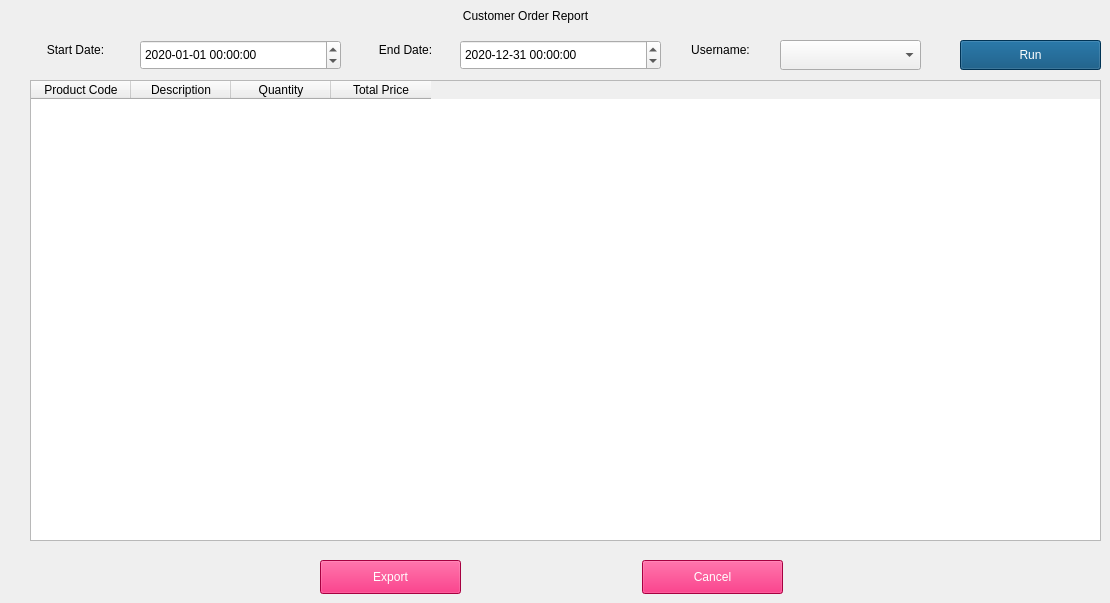
        <widget class="QWidget" name="CustomerOrderReportTab">
         <property name="styleSheet">
          <string notr="true">font: 8pt &quot;Verdana&quot;;</string>
         </property>
         <widget class="QPushButton" name="CusOrdRepExportButton">
          <property name="geometry">
           <rect>
            <x>320</x>
            <y>560</y>
            <width>141</width>
            <height>34</height>
           </rect>
          </property>
          <property name="styleSheet">
           <string notr="true">background-color: rgb(232, 0, 90);
font: 12pt &quot;Verdana&quot;;
color: rgb(255, 255, 255);</string>
          </property>
          <property name="text">
           <string>Export</string>
          </property>
         </widget>
         <widget class="QPushButton" name="CusOrdRepCancelButton">
          <property name="geometry">
           <rect>
            <x>642</x>
            <y>560</y>
            <width>141</width>
            <height>34</height>
           </rect>
          </property>
          <property name="styleSheet">
           <string notr="true">background-color: rgb(232, 0, 90);
font: 12pt &quot;Verdana&quot;;
color: rgb(255, 255, 255);</string>
          </property>
          <property name="text">
           <string>Cancel</string>
          </property>
         </widget>
         <widget class="QTableWidget" name="CusOrdRepTable">
          <property name="geometry">
           <rect>
            <x>30</x>
            <y>80</y>
            <width>1071</width>
            <height>461</height>
           </rect>
          </property>
          <property name="editTriggers">
           <set>QAbstractItemView::NoEditTriggers</set>
          </property>
          <property name="sortingEnabled">
           <bool>true</bool>
          </property>
          <column>
           <property name="text">
            <string>Product Code</string>
           </property>
          </column>
          <column>
           <property name="text">
            <string>Description</string>
           </property>
          </column>
          <column>
           <property name="text">
            <string>Quantity</string>
           </property>
          </column>
          <column>
           <property name="text">
            <string>Total Price</string>
           </property>
          </column>
         </widget>
         <widget class="QLabel" name="CusOrdRepTitle">
          <property name="geometry">
           <rect>
            <x>210</x>
            <y>0</y>
            <width>631</width>
            <height>31</height>
           </rect>
          </property>
          <property name="styleSheet">
           <string notr="true">color: rgb(0, 0, 0);
font: 75 16pt &quot;Verdana&quot;;</string>
          </property>
          <property name="text">
           <string>Customer Order Report</string>
          </property>
          <property name="alignment">
           <set>Qt::AlignCenter</set>
          </property>
         </widget>
         <widget class="QDateTimeEdit" name="CusOrdRepStartDateDateTimeEdit">
          <property name="geometry">
           <rect>
            <x>140</x>
            <y>40</y>
            <width>201</width>
            <height>30</height>
           </rect>
          </property>
          <property name="styleSheet">
           <string notr="true">font: 8pt &quot;Verdana&quot;;
</string>
          </property>
          <property name="date">
           <date>
            <year>2020</year>
            <month>1</month>
            <day>1</day>
           </date>
          </property>
          <property name="displayFormat">
           <string>yyyy-MM-dd HH:mm:ss</string>
          </property>
         </widget>
         <widget class="QDateTimeEdit" name="CusOrdRepEndDateDateTimeEdit">
          <property name="geometry">
           <rect>
            <x>460</x>
            <y>40</y>
            <width>201</width>
            <height>30</height>
           </rect>
          </property>
          <property name="styleSheet">
           <string notr="true">font: 8pt &quot;Verdana&quot;;</string>
          </property>
          <property name="date">
           <date>
            <year>2020</year>
            <month>12</month>
            <day>31</day>
           </date>
          </property>
          <property name="displayFormat">
           <string>yyyy-MM-dd HH:mm:ss</string>
          </property>
         </widget>
         <widget class="QComboBox" name="CusOrdRepUsernameCombo">
          <property name="geometry">
           <rect>
            <x>780</x>
            <y>40</y>
            <width>141</width>
            <height>30</height>
           </rect>
          </property>
          <property name="styleSheet">
           <string notr="true">font: 8pt &quot;Verdana&quot;;
</string>
          </property>
         </widget>
         <widget class="QPushButton" name="CusOrdRepRunButton">
          <property name="geometry">
           <rect>
            <x>960</x>
            <y>40</y>
            <width>141</width>
            <height>30</height>
           </rect>
          </property>
          <property name="styleSheet">
           <string notr="true">background-color: rgb(0, 72, 119);
font: 12pt &quot;Verdana&quot;;
color: rgb(255, 255, 255);</string>
          </property>
          <property name="text">
           <string>Run</string>
          </property>
         </widget>
         <widget class="QLabel" name="CusOrdRepEndDateLabel">
          <property name="geometry">
           <rect>
            <x>360</x>
            <y>40</y>
            <width>91</width>
            <height>20</height>
           </rect>
          </property>
          <property name="styleSheet">
           <string notr="true">font: 12pt &quot;Verdana&quot;;</string>
          </property>
          <property name="text">
           <string>End Date:</string>
          </property>
          <property name="alignment">
           <set>Qt::AlignCenter</set>
          </property>
         </widget>
         <widget class="QLabel" name="CusOrdRepUsernameLabel">
          <property name="geometry">
           <rect>
            <x>670</x>
            <y>40</y>
            <width>101</width>
            <height>20</height>
           </rect>
          </property>
          <property name="styleSheet">
           <string notr="true">font: 12pt &quot;Verdana&quot;;</string>
          </property>
          <property name="text">
           <string>Username:</string>
          </property>
          <property name="alignment">
           <set>Qt::AlignCenter</set>
          </property>
         </widget>
         <widget class="QLabel" name="CusOrdRepStartDateLabel">
          <property name="geometry">
           <rect>
            <x>20</x>
            <y>40</y>
            <width>111</width>
            <height>20</height>
           </rect>
          </property>
          <property name="styleSheet">
           <string notr="true">font: 12pt &quot;Verdana&quot;;</string>
          </property>
          <property name="text">
           <string>Start Date:</string>
          </property>
          <property name="alignment">
           <set>Qt::AlignCenter</set>
          </property>
         </widget>
        </widget>
